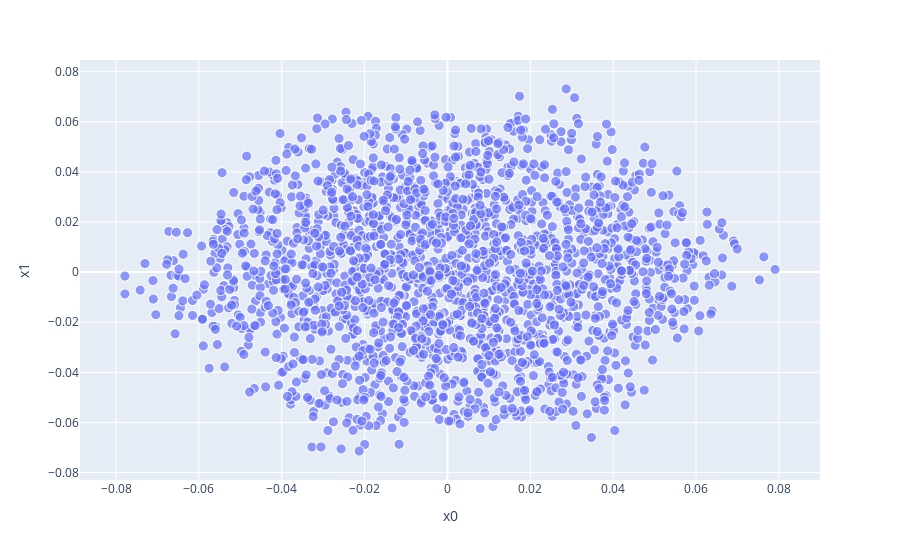

The notebook cell this image was saved under:
### Markdown cell above
## Creating an Embedding Visualization

### Code cell
weights = model3.get_layer('embedding').get_weights()[0] # get the weights from the embedding layer
vocab = vectorize_layer.get_vocabulary()                # get the vocabulary from our data prep for later

pca = PCA(n_components=2)
weights = pca.fit_transform(weights)

embedding_df = pd.DataFrame({
    'word' : vocab, 
    'x0'   : weights[:,0],
    'x1'   : weights[:,1]
})

fig = px.scatter(embedding_df, 
                 x = "x0", 
                 y = "x1", 
                 size = list(np.ones(len(embedding_df))),
                 size_max = 10,
                 hover_name = "word")

fig.show()

### Figure 1 — Plotly figure (JSON) as saved in the notebook; plotly's stock layout.template omitted (floating-point values rounded to 4 significant figures; data arrays with more than 128 entries replaced by an {"elided": "..."} marker saying what was removed)
{"data": [{"hovertemplate": "<b>%{hovertext}</b><br><br>x0=%{x}<br>x1=%{y}<br>size=%{marker.size}<extra></extra>", "hovertext": {"elided": "2000 str values"}, "legendgroup": "", "marker": {"color": "#636efa", "size": {"elided": "2000 int values"}, "sizemode": "area", "sizeref": 0.01, "symbol": "circle"}, "mode": "markers", "name": "", "showlegend": false, "type": "scattergl", "x": {"elided": "2000 float values"}, "xaxis": "x", "y": {"elided": "2000 float values"}, "yaxis": "y"}], "layout": {"legend": {"itemsizing": "constant", "tracegroupgap": 0}, "margin": {"t": 60}, "xaxis": {"anchor": "y", "domain": [0, 1], "title": {"text": "x0"}}, "yaxis": {"anchor": "x", "domain": [0, 1], "title": {"text": "x1"}}}}
